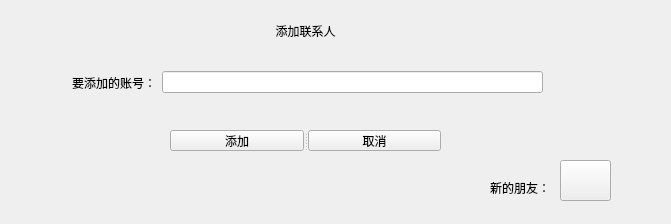
<?xml version="1.0" encoding="UTF-8"?>
<ui version="4.0">
 <class>Add_new_widget</class>
 <widget class="QWidget" name="Add_new_widget">
  <property name="geometry">
   <rect>
    <x>0</x>
    <y>0</y>
    <width>671</width>
    <height>224</height>
   </rect>
  </property>
  <property name="windowTitle">
   <string>Form</string>
  </property>
  <widget class="QLabel" name="label">
   <property name="geometry">
    <rect>
     <x>260</x>
     <y>20</y>
     <width>91</width>
     <height>21</height>
    </rect>
   </property>
   <property name="baseSize">
    <size>
     <width>2</width>
     <height>2</height>
    </size>
   </property>
   <property name="tabletTracking">
    <bool>false</bool>
   </property>
   <property name="text">
    <string>添加联系人</string>
   </property>
   <property name="alignment">
    <set>Qt::AlignCenter</set>
   </property>
  </widget>
  <widget class="QWidget" name="layoutWidget">
   <property name="geometry">
    <rect>
     <x>72</x>
     <y>62</y>
     <width>471</width>
     <height>41</height>
    </rect>
   </property>
   <layout class="QHBoxLayout" name="horizontalLayout">
    <item>
     <widget class="QLabel" name="label_2">
      <property name="text">
       <string>要添加的账号：</string>
      </property>
     </widget>
    </item>
    <item>
     <widget class="QLineEdit" name="add_username"/>
    </item>
   </layout>
  </widget>
  <widget class="QSplitter" name="splitter">
   <property name="geometry">
    <rect>
     <x>170</x>
     <y>130</y>
     <width>271</width>
     <height>21</height>
    </rect>
   </property>
   <property name="orientation">
    <enum>Qt::Horizontal</enum>
   </property>
   <widget class="QPushButton" name="add_btn">
    <property name="text">
     <string>添加</string>
    </property>
   </widget>
   <widget class="QPushButton" name="cancel_btn">
    <property name="text">
     <string>取消</string>
    </property>
   </widget>
  </widget>
  <widget class="QPushButton" name="new_friends">
   <property name="geometry">
    <rect>
     <x>560</x>
     <y>160</y>
     <width>51</width>
     <height>41</height>
    </rect>
   </property>
   <property name="text">
    <string/>
   </property>
   <property name="icon">
    <iconset resource="icons.qrc">
     <normaloff>:/new/prefix1/C:/Users/30797/Desktop/icons_/new_friend.jpg</normaloff>:/new/prefix1/C:/Users/30797/Desktop/icons_/new_friend.jpg</iconset>
   </property>
   <property name="iconSize">
    <size>
     <width>30</width>
     <height>30</height>
    </size>
   </property>
  </widget>
  <widget class="QLabel" name="label_3">
   <property name="geometry">
    <rect>
     <x>490</x>
     <y>180</y>
     <width>60</width>
     <height>16</height>
    </rect>
   </property>
   <property name="text">
    <string>新的朋友：</string>
   </property>
  </widget>
 </widget>
 <resources>
  <include location="icons.qrc"/>
 </resources>
 <connections/>
</ui>
